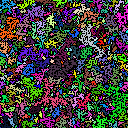

The script that saved this image:
pos = 0
skip_size = 0
l = [i for i in range(256)]

def round(i):
    global pos, skip_size, l

    for length in i:
        rs = list(reversed((l*2)[pos:pos+length]))

        for v, p in enumerate(range(pos, pos+length)):
            l[p % len(l)] = rs[v]

        pos += length + skip_size
        pos %= len(l)
        skip_size += 1

    return l

round1test = round([70,66,255,2,48,0,54,48,80,141,244,254,160,108,1,41])
assert round1test[0] * round1test[1] == 7888

def to_ascii(s):
    r = [ord(c) for c in s]
    return r + [17, 31, 73, 47, 23]

assert to_ascii('1,2,3') == [49,44,50,44,51,17,31,73,47,23]

def xorl(l):
    result = 0
    for x in l:
        result ^= x
    return result

assert xorl([65,27,9,1,4,3,40,50,91,7,6,0,2,5,68,22]) == 64

def reset():
    global pos, skip_size, l
    pos = 0
    skip_size = 0
    l = [i for i in range(256)]

def hash(s):
    reset()
    i = to_ascii(s)
    sparse = []
    for rnd in range(64):
        sparse = round(i)

    # print(sparse)

    dense = [xorl(sparse[i*16:(i+1)*16]) for i in range(16)]
    # print(dense)

    h = ''
    for dig in dense:
        h += ("%0.2x" % dig)

    return h

key = "ugkiagan"

grand_sum = 0
grid = []
for i in range(128):
    h = hash(f"{key}-{i}")
    b = [int(dig) for dig in list(bin(int(h, 16))[2:].zfill(128))]
    grid.append(b)
    grand_sum += sum(b)
print(grand_sum)

def print_grid():
    for row in grid:
        # print(row)
        for col in row:
            print('    |' if col is 0 else str(col).zfill(4)+'|', end="") 
        print()

def fill_neighbors(x, y, cur):
    global grid
    if x > 0 and grid[x-1][y] == 1:
        grid[x-1][y] = cur
        fill_neighbors(x-1, y, cur)
    if x < 127 and grid[x+1][y] == 1:
        grid[x+1][y] = cur
        fill_neighbors(x+1, y, cur)
    if y > 0 and grid[x][y-1] == 1:
        grid[x][y-1] = cur
        fill_neighbors(x, y-1, cur)
    if y < 127 and grid[x][y+1] == 1:
        grid[x][y+1] = cur
        fill_neighbors(x, y+1, cur)

def group(g):
    cur = 2
    for x, row in enumerate(g):
        for y, cell in enumerate(row):
            if cell == 1:
                g[x][y] = cur
                fill_neighbors(x, y, cur)
                cur += 1
    return g

import copy

import random
r = lambda: random.randint(0,255)
colors = {x: [r(), r(), r()] for x in range(9001)}
colors[0] = [0, 0, 0]
# img = [[colors[col for col in row] for row in g]]

# for row in g:
#     newrow = []
#     for col in row:
#         newrow.append(colors[col])
#     imagegrid.append(newrow)
# colors = {x: [255, 255, 255] for x in range(1071)}

def conways(g):
    g2 = [[0] * 128]*128
    for x, row in enumerate(g):
        for y, cell in enumerate(row):
            # get neighbors
            n = 0
            if x > 0 and y > 0 and x < 127 and y < 127:
                for i in range(-1, 2):
                    for j in range(-1, 2):
                        if i !=0 and j != 0:
                            if g[x+i][y+j] > 0:
                                n += 1

            if cell > 0 and n < 2:
                g2[x][y] = 0
            if cell > 0 and n == 2 or n == 3:
                g2[x][y] = 1
            if cell > 0 and n > 3:
                g2[x][y] = 0
            if cell == 0 and n == 3:
                g2[x][y] = 1
    return g2

import scipy.misc as smp
def main():
    g = grid
    g = group(g)
    imagegrid = []
    for row in g:
        newrow = []
        for col in row:
            newrow.append(colors[col])
        imagegrid.append(newrow)
    # img = smp.toimage(imagegrid)       # Create a PIL image
    # img.show()                      # View in default viewer
    # img.save('day14.png')
    # g = conways(g)

main()

# print_grid()
# print(cur - 2)

